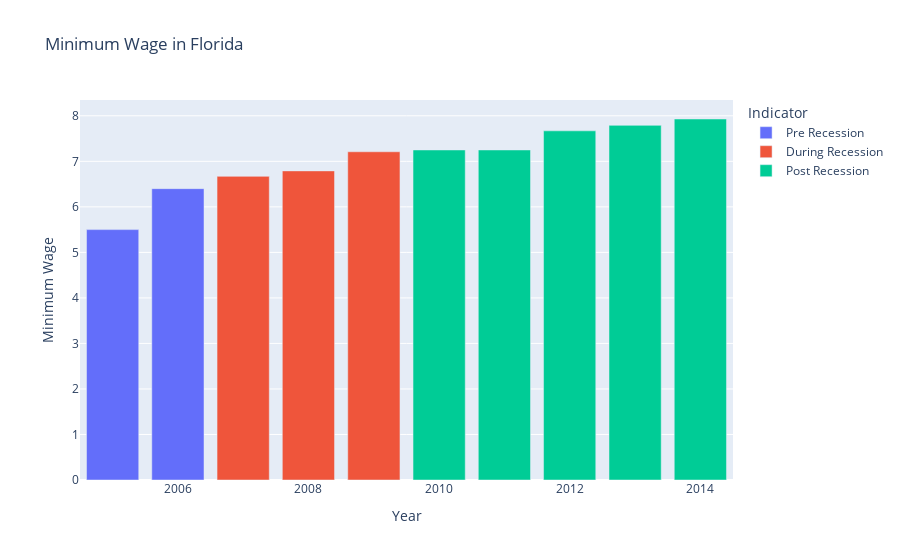

The notebook cell this image was saved under:
### Code cell
bar_graph_econ(economic_dim_recess,
               'Florida',
               'Minimum Wage',
               'observation_date',
               'Value')

### Figure 1 — Plotly figure (JSON) as saved in the notebook; plotly's stock layout.template omitted (floating-point values rounded to 4 significant figures)
{"data": [{"alignmentgroup": "True", "hovertemplate": "Indicator=Pre Recession<br>observation_date=%{x}<br>Value=%{y}<extra></extra>", "legendgroup": "Pre Recession", "marker": {"color": "#636efa", "pattern": {"shape": ""}}, "name": "Pre Recession", "offsetgroup": "Pre Recession", "orientation": "v", "showlegend": true, "textposition": "auto", "type": "bar", "x": ["2005-01-01T00:00:00", "2006-01-01T00:00:00"], "xaxis": "x", "y": [5.5, 6.4], "yaxis": "y"}, {"alignmentgroup": "True", "hovertemplate": "Indicator=During Recession<br>observation_date=%{x}<br>Value=%{y}<extra></extra>", "legendgroup": "During Recession", "marker": {"color": "#EF553B", "pattern": {"shape": ""}}, "name": "During Recession", "offsetgroup": "During Recession", "orientation": "v", "showlegend": true, "textposition": "auto", "type": "bar", "x": ["2007-01-01T00:00:00", "2008-01-01T00:00:00", "2009-01-01T00:00:00"], "xaxis": "x", "y": [6.67, 6.79, 7.21], "yaxis": "y"}, {"alignmentgroup": "True", "hovertemplate": "Indicator=Post Recession<br>observation_date=%{x}<br>Value=%{y}<extra></extra>", "legendgroup": "Post Recession", "marker": {"color": "#00cc96", "pattern": {"shape": ""}}, "name": "Post Recession", "offsetgroup": "Post Recession", "orientation": "v", "showlegend": true, "textposition": "auto", "type": "bar", "x": ["2010-01-01T00:00:00", "2011-01-01T00:00:00", "2012-01-01T00:00:00", "2013-01-01T00:00:00", "2014-01-01T00:00:00"], "xaxis": "x", "y": [7.25, 7.25, 7.67, 7.79, 7.93], "yaxis": "y"}], "layout": {"barmode": "relative", "legend": {"title": {"text": "Indicator"}, "tracegroupgap": 0}, "title": {"text": "Minimum Wage in Florida"}, "xaxis": {"anchor": "y", "domain": [0, 1], "title": {"text": "Year"}}, "yaxis": {"anchor": "x", "domain": [0, 1], "title": {"text": "Minimum Wage"}}}}
